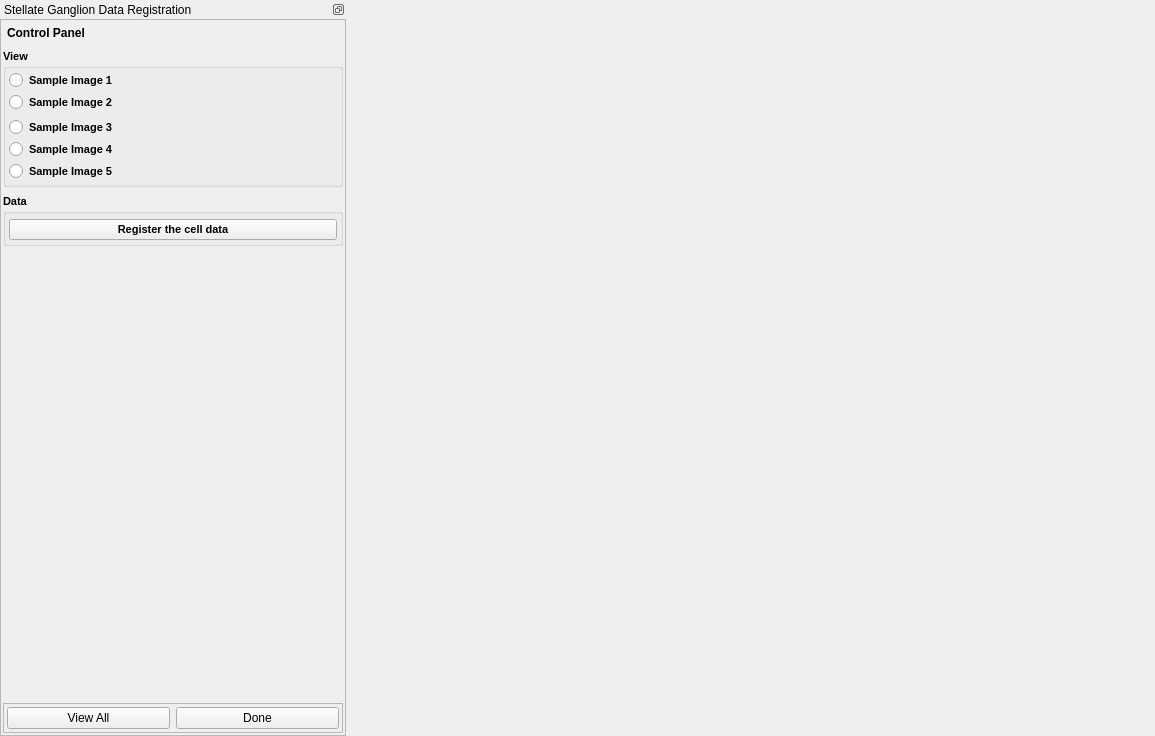
<?xml version="1.0" encoding="UTF-8"?>
<ui version="4.0">
 <class>StellateVisualizationWidget</class>
 <widget class="QWidget" name="StellateVisualizationWidget">
  <property name="geometry">
   <rect>
    <x>0</x>
    <y>0</y>
    <width>1155</width>
    <height>736</height>
   </rect>
  </property>
  <property name="sizePolicy">
   <sizepolicy hsizetype="Preferred" vsizetype="Preferred">
    <horstretch>0</horstretch>
    <verstretch>0</verstretch>
   </sizepolicy>
  </property>
  <property name="windowTitle">
   <string>Form</string>
  </property>
  <layout class="QHBoxLayout" name="horizontalLayout">
   <property name="spacing">
    <number>0</number>
   </property>
   <property name="leftMargin">
    <number>0</number>
   </property>
   <property name="topMargin">
    <number>0</number>
   </property>
   <property name="rightMargin">
    <number>0</number>
   </property>
   <property name="bottomMargin">
    <number>0</number>
   </property>
   <item>
    <widget class="QDockWidget" name="dockWidget">
     <property name="sizePolicy">
      <sizepolicy hsizetype="Preferred" vsizetype="Expanding">
       <horstretch>0</horstretch>
       <verstretch>0</verstretch>
      </sizepolicy>
     </property>
     <property name="minimumSize">
      <size>
       <width>346</width>
       <height>135</height>
      </size>
     </property>
     <property name="features">
      <set>QDockWidget::DockWidgetFloatable|QDockWidget::DockWidgetMovable</set>
     </property>
     <property name="allowedAreas">
      <set>Qt::AllDockWidgetAreas</set>
     </property>
     <property name="windowTitle">
      <string>Stellate Ganglion Data Registration</string>
     </property>
     <widget class="QWidget" name="dockWidgetContents">
      <property name="sizePolicy">
       <sizepolicy hsizetype="Preferred" vsizetype="Expanding">
        <horstretch>0</horstretch>
        <verstretch>0</verstretch>
       </sizepolicy>
      </property>
      <layout class="QVBoxLayout" name="verticalLayout_2">
       <property name="leftMargin">
        <number>0</number>
       </property>
       <property name="topMargin">
        <number>0</number>
       </property>
       <property name="rightMargin">
        <number>0</number>
       </property>
       <property name="bottomMargin">
        <number>0</number>
       </property>
       <item>
        <widget class="QScrollArea" name="scrollArea">
         <property name="sizePolicy">
          <sizepolicy hsizetype="Minimum" vsizetype="Expanding">
           <horstretch>0</horstretch>
           <verstretch>0</verstretch>
          </sizepolicy>
         </property>
         <property name="horizontalScrollBarPolicy">
          <enum>Qt::ScrollBarAlwaysOff</enum>
         </property>
         <property name="widgetResizable">
          <bool>true</bool>
         </property>
         <widget class="QWidget" name="scrollAreaWidgetContents">
          <property name="geometry">
           <rect>
            <x>0</x>
            <y>0</y>
            <width>344</width>
            <height>712</height>
           </rect>
          </property>
          <layout class="QVBoxLayout" name="verticalLayout_3">
           <property name="spacing">
            <number>2</number>
           </property>
           <property name="leftMargin">
            <number>2</number>
           </property>
           <property name="topMargin">
            <number>2</number>
           </property>
           <property name="rightMargin">
            <number>2</number>
           </property>
           <property name="bottomMargin">
            <number>2</number>
           </property>
           <item>
            <widget class="QToolBox" name="toolBox">
             <property name="sizePolicy">
              <sizepolicy hsizetype="Preferred" vsizetype="Expanding">
               <horstretch>0</horstretch>
               <verstretch>0</verstretch>
              </sizepolicy>
             </property>
             <property name="styleSheet">
              <string notr="true">QToolBox::tab {
         background: qlineargradient(x1: 0, y1: 0, x2: 0, y2: 1,
                                     stop: 0 #E1E1E1, stop: 0.4 #DDDDDD,
                                     stop: 0.5 #D8D8D8, stop: 1.0 #D3D3D3);
         border-radius: 5px;
         color: black;
     }

     QToolBox::tab:selected { /* italicize selected tabs */
         font: bold;
         color: black;
     }
QToolBox {
    padding : 0
}</string>
             </property>
             <property name="currentIndex">
              <number>0</number>
             </property>
             <property name="tabSpacing">
              <number>2</number>
             </property>
             <widget class="QWidget" name="cellPage">
              <property name="geometry">
               <rect>
                <x>0</x>
                <y>0</y>
                <width>340</width>
                <height>652</height>
               </rect>
              </property>
              <property name="sizePolicy">
               <sizepolicy hsizetype="Preferred" vsizetype="Expanding">
                <horstretch>0</horstretch>
                <verstretch>0</verstretch>
               </sizepolicy>
              </property>
              <attribute name="label">
               <string>Control Panel</string>
              </attribute>
              <layout class="QVBoxLayout" name="verticalLayout_5">
               <property name="spacing">
                <number>7</number>
               </property>
               <property name="leftMargin">
                <number>0</number>
               </property>
               <property name="topMargin">
                <number>3</number>
               </property>
               <property name="rightMargin">
                <number>0</number>
               </property>
               <property name="bottomMargin">
                <number>3</number>
               </property>
               <item>
                <widget class="QGroupBox" name="ViewGroupBox">
                 <property name="sizePolicy">
                  <sizepolicy hsizetype="Preferred" vsizetype="Preferred">
                   <horstretch>0</horstretch>
                   <verstretch>0</verstretch>
                  </sizepolicy>
                 </property>
                 <property name="maximumSize">
                  <size>
                   <width>16777215</width>
                   <height>16777215</height>
                  </size>
                 </property>
                 <property name="font">
                  <font>
                   <pointsize>8</pointsize>
                   <weight>75</weight>
                   <bold>true</bold>
                  </font>
                 </property>
                 <property name="title">
                  <string>View</string>
                 </property>
                 <property name="checkable">
                  <bool>false</bool>
                 </property>
                 <layout class="QVBoxLayout" name="verticalLayout_7">
                  <property name="spacing">
                   <number>3</number>
                  </property>
                  <property name="leftMargin">
                   <number>3</number>
                  </property>
                  <property name="topMargin">
                   <number>3</number>
                  </property>
                  <property name="rightMargin">
                   <number>3</number>
                  </property>
                  <property name="bottomMargin">
                   <number>3</number>
                  </property>
                  <item>
                   <widget class="QRadioButton" name="radioButton">
                    <property name="text">
                     <string>Sample Image 1</string>
                    </property>
                   </widget>
                  </item>
                  <item>
                   <widget class="QRadioButton" name="radioButton_2">
                    <property name="text">
                     <string>Sample Image 2</string>
                    </property>
                   </widget>
                  </item>
                  <item>
                   <widget class="QWidget" name="viewerWidgets" native="true">
                    <property name="sizePolicy">
                     <sizepolicy hsizetype="Preferred" vsizetype="Fixed">
                      <horstretch>0</horstretch>
                      <verstretch>0</verstretch>
                     </sizepolicy>
                    </property>
                    <layout class="QGridLayout" name="gridLayout" rowstretch="0">
                     <property name="leftMargin">
                      <number>0</number>
                     </property>
                     <property name="topMargin">
                      <number>0</number>
                     </property>
                     <property name="rightMargin">
                      <number>0</number>
                     </property>
                     <property name="bottomMargin">
                      <number>0</number>
                     </property>
                     <property name="spacing">
                      <number>3</number>
                     </property>
                    </layout>
                   </widget>
                  </item>
                  <item>
                   <widget class="QRadioButton" name="radioButton_3">
                    <property name="text">
                     <string>Sample Image 3</string>
                    </property>
                   </widget>
                  </item>
                  <item>
                   <widget class="QRadioButton" name="radioButton_4">
                    <property name="text">
                     <string>Sample Image 4</string>
                    </property>
                   </widget>
                  </item>
                  <item>
                   <widget class="QRadioButton" name="radioButton_5">
                    <property name="text">
                     <string>Sample Image 5</string>
                    </property>
                   </widget>
                  </item>
                 </layout>
                </widget>
               </item>
               <item>
                <widget class="QGroupBox" name="registerGroupBox">
                 <property name="font">
                  <font>
                   <pointsize>8</pointsize>
                   <weight>75</weight>
                   <bold>true</bold>
                  </font>
                 </property>
                 <property name="title">
                  <string>Data</string>
                 </property>
                 <property name="checkable">
                  <bool>false</bool>
                 </property>
                 <layout class="QVBoxLayout" name="verticalLayout_8">
                  <property name="spacing">
                   <number>3</number>
                  </property>
                  <property name="leftMargin">
                   <number>3</number>
                  </property>
                  <property name="topMargin">
                   <number>3</number>
                  </property>
                  <property name="rightMargin">
                   <number>3</number>
                  </property>
                  <property name="bottomMargin">
                   <number>3</number>
                  </property>
                  <item>
                   <widget class="QWidget" name="viewerWidgets_2" native="true">
                    <property name="sizePolicy">
                     <sizepolicy hsizetype="Preferred" vsizetype="Fixed">
                      <horstretch>0</horstretch>
                      <verstretch>0</verstretch>
                     </sizepolicy>
                    </property>
                    <layout class="QGridLayout" name="gridLayout_5" rowstretch="0">
                     <property name="leftMargin">
                      <number>0</number>
                     </property>
                     <property name="topMargin">
                      <number>0</number>
                     </property>
                     <property name="rightMargin">
                      <number>0</number>
                     </property>
                     <property name="bottomMargin">
                      <number>0</number>
                     </property>
                     <property name="spacing">
                      <number>3</number>
                     </property>
                    </layout>
                   </widget>
                  </item>
                  <item>
                   <widget class="QPushButton" name="registerpushButton">
                    <property name="text">
                     <string>Register the cell data</string>
                    </property>
                   </widget>
                  </item>
                 </layout>
                </widget>
               </item>
               <item>
                <spacer name="verticalSpacer_2">
                 <property name="orientation">
                  <enum>Qt::Vertical</enum>
                 </property>
                 <property name="sizeHint" stdset="0">
                  <size>
                   <width>20</width>
                   <height>40</height>
                  </size>
                 </property>
                </spacer>
               </item>
              </layout>
             </widget>
            </widget>
           </item>
           <item>
            <widget class="QFrame" name="frame">
             <property name="frameShape">
              <enum>QFrame::StyledPanel</enum>
             </property>
             <property name="frameShadow">
              <enum>QFrame::Raised</enum>
             </property>
             <layout class="QHBoxLayout" name="horizontalLayout_2">
              <property name="leftMargin">
               <number>3</number>
              </property>
              <property name="topMargin">
               <number>3</number>
              </property>
              <property name="rightMargin">
               <number>3</number>
              </property>
              <property name="bottomMargin">
               <number>3</number>
              </property>
              <item>
               <widget class="QPushButton" name="viewAllButton">
                <property name="toolTip">
                 <string>Adjust the view to see the whole model</string>
                </property>
                <property name="text">
                 <string>View All</string>
                </property>
               </widget>
              </item>
              <item>
               <widget class="QPushButton" name="doneButton">
                <property name="sizePolicy">
                 <sizepolicy hsizetype="Minimum" vsizetype="Fixed">
                  <horstretch>0</horstretch>
                  <verstretch>0</verstretch>
                 </sizepolicy>
                </property>
                <property name="toolTip">
                 <string>Finish this step</string>
                </property>
                <property name="text">
                 <string>Done</string>
                </property>
               </widget>
              </item>
             </layout>
            </widget>
           </item>
          </layout>
         </widget>
        </widget>
       </item>
      </layout>
     </widget>
    </widget>
   </item>
   <item>
    <widget class="AlignmentSceneviewerWidget" name="sceneviewerWidget" native="true">
     <property name="sizePolicy">
      <sizepolicy hsizetype="Expanding" vsizetype="Preferred">
       <horstretch>1</horstretch>
       <verstretch>6</verstretch>
      </sizepolicy>
     </property>
    </widget>
   </item>
  </layout>
 </widget>
 <customwidgets>
  <customwidget>
   <class>AlignmentSceneviewerWidget</class>
   <extends>QWidget</extends>
   <header>alignmentsceneviewerwidget.h</header>
   <container>1</container>
  </customwidget>
 </customwidgets>
 <resources/>
 <connections/>
</ui>
